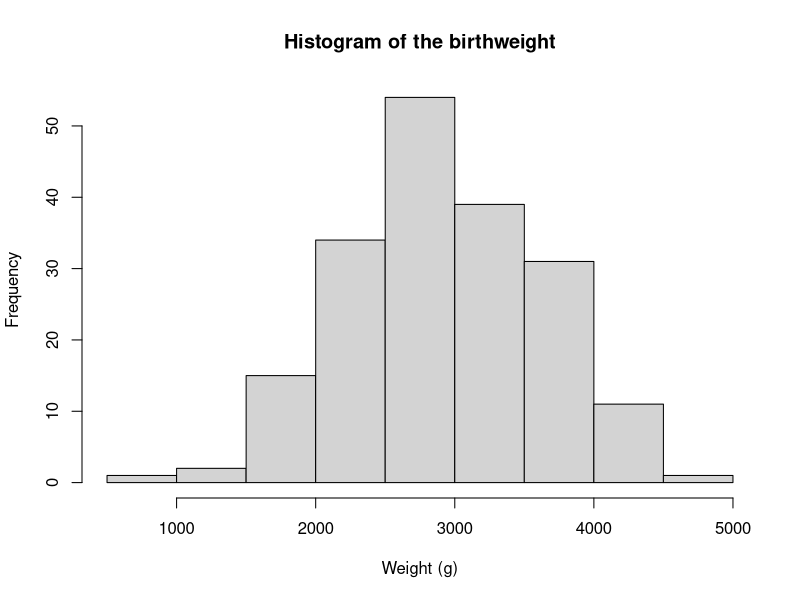
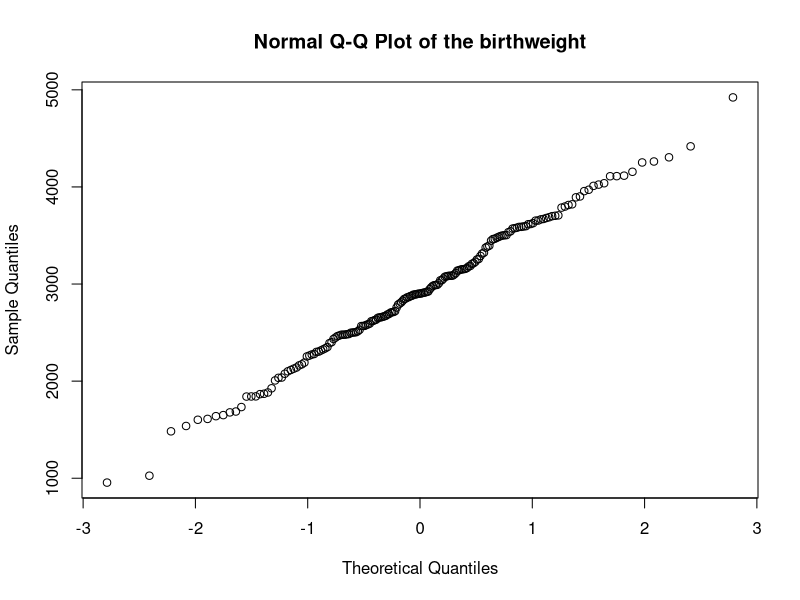

Source code (R) for these figures, in order:
# Read data from file and extract birthweight column
data = read.table("exercise-1/birthweight.txt", header=TRUE)
birthweight = data$birthweight
size = c(300, 300)

# Check for normality and compute Shapiro-Wilk test p-value
png(file="exercise-1/graphs/exercise-1-a-hist-birthweight.png", width=size[1], height=size[2])
hist(birthweight,
     main="Histogram of the birthweight",
     xlab="Weight (g)")
dev.off()

png(file="exercise-1/graphs/exercise-1-a-qqnorm-birthweight.png", width=size[1], height=size[2])
qqnorm(birthweight,
     main="Normal Q-Q Plot of the birthweight")
dev.off()

shapiro_pval = shapiro.test(birthweight)
print(shapiro_pval)

# Compute a bounded 96%-CI for the mean
alpha = 0.04
xbar = mean(birthweight)
s = sd(birthweight)
n = length(birthweight)
talpha = qt(1 - (alpha/2), df=n-1)
error = talpha * (s / sqrt(n))
lower_bound = xbar - error
upper_bound = xbar + error
ci = c(lower_bound, upper_bound)
print(ci)

# Compute the minimum sample size for the error length to be 100
min_n = ((talpha)^2 * s^2) / (50^2)
print(min_n)

# Compute bootstrap 96%-CI for the mean and compare to the bounded CI
B = 1000
tstar=numeric(B)
for(i in 1:B) {
  xstar = sample(birthweight,replace=TRUE)
  tstar[i] = mean(xstar)}
tstar2 = quantile(tstar, 0.02)
tstar98 = quantile(tstar, 0.98)
t1 = mean(birthweight)
bootstrap_ci = c(2 * t1 - tstar98, 2 * t1 - tstar2)
print(bootstrap_ci)
